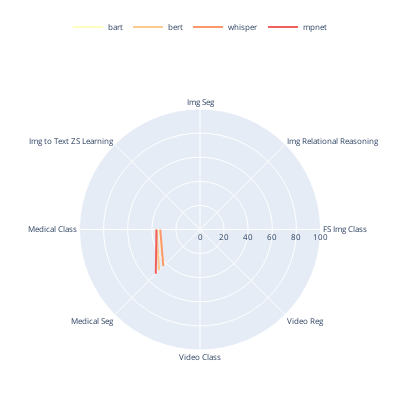

The notebook cell this image was saved under:
### Code cell
import plotly.express as px
# Preprocess data for polar plot
color_palette = px.colors.sequential.Magma_r  # Original palette
target_length = len(modality_shift)
color_palette = generate_palette(color_palette, target_length)

categories = df.columns[-8:]  # Exclude the first column (Model.Metric)
values = df.iloc[:, -8:].values  # Exclude the first column

categories = [category.replace("Classification", "Class").replace("Zero Shot", "ZS").replace("Image", "Img").replace("Regression", "Reg").replace("Few Shot", "FS").replace("Segmentation", "Seg") for category in categories]  # Shorten the category names
# dataframe that includes only Model.Metrics matching entries in pretraining_shift
new_df = df[df['model_name'].isin(modality_shift)]
columns = new_df.columns
# gaussian normalization
# for col in columns[1:]:
#     new_df[col] = (new_df[col] - new_df[col].mean()) / new_df[col].std()
values = new_df.iloc[:, -8:].values  # Exclude the first column
new_df = new_df.reset_index(drop=True)
# Create polar plot for each model
fig = go.Figure()
for i, model in enumerate(modality_shift):
    id = new_df[new_df['model_name'] == model].index[0]
    color_index = i % len(color_palette)  # Ensure the index is within the range of the color palette
    fig.add_trace(go.Scatterpolar(
        r=values[i],
        theta=categories,
        name=model,
        mode='lines',
        line=dict(color=color_palette[color_index])  
        
    ))
    fig.add_trace(go.Scatterpolar(
        r=[values[i][0], values[i][-1]],
        theta=[categories[0], categories[-1]],
        name=model,
        mode='lines',
        showlegend=False,
        line=dict(color=color_palette[color_index]) 
        
    ))
    
    

# Update layout
fig.update_layout(
    height=400,
    width=400,
    autosize=True,
    margin=dict(
            l=50,
            r=50,
            b=50,
            t=100,
            pad=4
        ),
    font=dict(
        size=8
    ),
    polar=dict(
        radialaxis=dict(
            range=[0, 100]  # This sets the range to be from 0 to 100
        )
    )
)

# make legend smaller and move it to the top center
fig.update_layout(
    legend=dict(
        orientation="h",
        yanchor="top",
        y=1.4,
        xanchor="center",
        x=0.5
    )
)

fig.show()
fig.write_image("modality_polar_plot.pdf")
fig.write_image("modality_polar_plot.png")

### Figure 1 — Plotly figure (JSON) as saved in the notebook; plotly's stock layout.template omitted (floating-point values rounded to 4 significant figures)
{"data": [{"line": {"color": "#fcfdbf"}, "mode": "lines", "name": "bart", "r": [null, null, 11.86, null, 33.87, 42.63, null, null], "theta": ["FS Img Class", "Img Relational Reasoning", "Img Seg", "Img to Text ZS Learning", "Medical Class", "Medical Seg", "Video Class", "Video Reg"], "type": "scatterpolar"}, {"line": {"color": "#fcfdbf"}, "mode": "lines", "name": "bart", "r": [null, null], "showlegend": false, "theta": ["FS Img Class", "Video Reg"], "type": "scatterpolar"}, {"line": {"color": "#feca8d"}, "mode": "lines", "name": "bert", "r": [null, null, 10.52, null, 36.25, 47.89, null, null], "theta": ["FS Img Class", "Img Relational Reasoning", "Img Seg", "Img to Text ZS Learning", "Medical Class", "Medical Seg", "Video Class", "Video Reg"], "type": "scatterpolar"}, {"line": {"color": "#feca8d"}, "mode": "lines", "name": "bert", "r": [null, null], "showlegend": false, "theta": ["FS Img Class", "Video Reg"], "type": "scatterpolar"}, {"line": {"color": "#fd9668"}, "mode": "lines", "name": "whisper", "r": [null, null, 10.43, null, 32.99, 43.06, null, null], "theta": ["FS Img Class", "Img Relational Reasoning", "Img Seg", "Img to Text ZS Learning", "Medical Class", "Medical Seg", "Video Class", "Video Reg"], "type": "scatterpolar"}, {"line": {"color": "#fd9668"}, "mode": "lines", "name": "whisper", "r": [null, null], "showlegend": false, "theta": ["FS Img Class", "Video Reg"], "type": "scatterpolar"}, {"line": {"color": "#f1605d"}, "mode": "lines", "name": "mpnet", "r": [null, null, 15.48, null, 36.11, 51.89, null, null], "theta": ["FS Img Class", "Img Relational Reasoning", "Img Seg", "Img to Text ZS Learning", "Medical Class", "Medical Seg", "Video Class", "Video Reg"], "type": "scatterpolar"}, {"line": {"color": "#f1605d"}, "mode": "lines", "name": "mpnet", "r": [null, null], "showlegend": false, "theta": ["FS Img Class", "Video Reg"], "type": "scatterpolar"}], "layout": {"autosize": true, "font": {"size": 8}, "height": 400, "legend": {"orientation": "h", "x": 0.5, "xanchor": "center", "y": 1.4, "yanchor": "top"}, "margin": {"b": 50, "l": 50, "pad": 4, "r": 50, "t": 100}, "polar": {"radialaxis": {"range": [0, 100]}}, "width": 400}}
